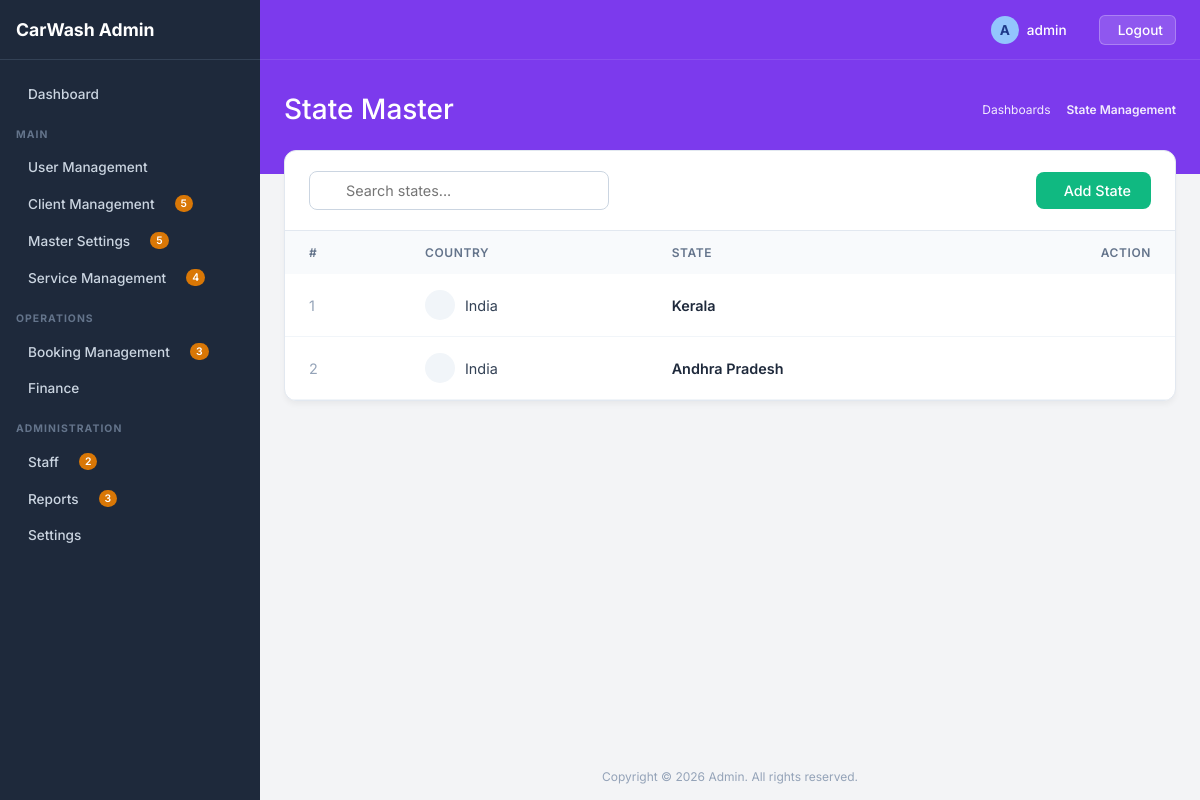
Screenshot of /state/ (signed in) with the database file from the repository.
### core/models.py (models this page shows, shortened)
class BaseModel(models.Model):
    id = models.UUIDField(primary_key=True, default=uuid.uuid4, editable=False)
    auto_id = models.PositiveIntegerField(db_index=True, unique=True)
    creator = models.ForeignKey(
        "auth.User", blank=True, null=True,related_name="creator_%(class)s_objects", on_delete=models.CASCADE)
    updater = models.ForeignKey("auth.User", blank=True, null=True,
                                related_name="updater_%(class)s_objects", on_delete=models.CASCADE)
    date_added = models.DateTimeField(db_index=True, auto_now_add=True)
    date_updated = models.DateTimeField(auto_now_add=True)
    is_deleted = models.BooleanField(default=False)
    class Meta:
        abstract = True

class State(BaseModel):
    country = models.ForeignKey(Country, on_delete=models.CASCADE)
    name = models.CharField(max_length=100)

class Country(BaseModel):
    name = models.CharField(max_length=100)

### core/views.py (the view)
# urls.py: path('state/', views.state_list, name='state_list'),
@login_required
def state_list(request):
    search = request.GET.get('search', '')
    queryset = State.objects.filter(is_deleted=False)
    if search:
        queryset = queryset.filter(name__icontains=search)
    paginator = Paginator(queryset, 10)
    page_obj = paginator.get_page(request.GET.get('page'))
    return render(request, 'state/list.html', {
        'page_obj': page_obj,
        'search': search
    })

### core/templates/state/list.html (shortened to what this page needs)
{% extends 'base.html' %}
{% block page_title %}State Master{% endblock %}
{% block breadcrumb_active %}State Management{% endblock %}
{% block content %}
<div class="list-container">
    <div class="list-header">
        <form method="GET" class="search-wrapper">
            <input type="text" name="search" value="{{search}}" placeholder="Search states..." class="search-input">
        </form>
        <a href="{% url 'state_create' %}" class="btn-create">
             Add State
        </a>
    </div>
    <div style="overflow-x: auto;">
        <table class="premium-table">
            <thead>
                <tr>
                    <th>#</th>
                    <th>Country</th>
                    <th>State</th>
                    <th style="text-align: right;">Action</th>
                </tr>
            </thead>
            <tbody>
                {% for obj in page_obj %}
                <tr>
                    <td style="color:#94a3b8;">{{ forloop.counter }}</td>
                    <td>
                        <div style="display:flex; align-items:center; gap:10px;">
                            <div style="width:30px;height:30px;border-radius:50%;background:#f1f5f9;display:flex;align-items:center;justify-content:center;">
                            </div>
                            {{ obj.country.name }}
                        </div>
                    </td>
                    <td style="font-weight:600; color:#1e293b;">
                        {{ obj.name }}
                    </td>
                    <td style="text-align:right;">
                        <div style="display:flex; gap:8px; justify-content:flex-end;">
                            <a href="{% url 'state_edit' obj.pk %}" class="action-btn edit">
                            </a>
                            <a href="{% url 'state_delete' obj.pk %}" onclick="return confirm('Delete this state?')" class="action-btn delete">
                            </a>
                        </div>
                    </td>
                </tr>
                {% endfor %}
            </tbody>
        </table>
    </div>
</div>
{% endblock %}

### core/templates/base.html (shortened to what this page needs)
<!DOCTYPE html>
<html lang="en">
<head>
</head>
<body>
    <aside class="sidebar">
        <div class="sidebar-header">
            <span>CarWash Admin</span>
        </div>
        <div class="sidebar-content">
            <a href="#" class="nav-item">
                <div class="nav-item-left">
                    Dashboard
                </div>
            </a>
            <div class="nav-section-title">MAIN</div>
            <div class="nav-item dropdown-toggle">
                <div class="nav-item-left">
                     User Management
                </div>
            </div>
            <div class="nav-item dropdown-toggle">
                <div class="nav-item-left">
                    Client Management
                    <span class="nav-badge">5</span>
                </div>
            </div>
            <div class="nav-item dropdown-toggle">
                <div class="nav-item-left">
                    Master Settings
                    <span class="nav-badge">5</span>
                </div>
            </div>
            <div class="nav-item dropdown-toggle">
                <div class="nav-item-left">
                    Service Management
                    <span class="nav-badge">4</span>
                </div>
            </div>
            <div class="nav-section-title">OPERATIONS</div>
            <div class="nav-item dropdown-toggle">
                <div class="nav-item-left">
                    Booking Management
                    <span class="nav-badge">3</span>
                </div>
            </div>
            <div class="nav-item dropdown-toggle">
                <div class="nav-item-left">
                    Finance
                </div>
            </div>
            <div class="nav-section-title">ADMINISTRATION</div>
            <div class="nav-item dropdown-toggle">
                <div class="nav-item-left">
                    Staff
                    <span class="nav-badge">2</span>
                </div>
            </div>
            <div class="nav-item dropdown-toggle">
                <div class="nav-item-left">
                    Reports
                    <span class="nav-badge">3</span>
                </div>
            </div>
            <div class="nav-item dropdown-toggle">
                <div class="nav-item-left">
                    Settings
                </div>
            </div>
        </div>
    </aside>
    <div class="main-wrapper">
        <div class="top-banner">
            <div class="top-navbar">
                <div class="navbar-right">
                    <div class="flex-center" style="gap: 8px;">
                        <span style="display:inline-block; width:28px; height:28px; border-radius:50%; background:#93c5fd; color:#1e3a8a; text-align:center; line-height:28px; font-weight:bold;">{{ request.user.username|make_list|first|upper|default:"A" }}</span>
                        <span>{{ request.user.username|default:"admin" }}</span>
                    </div>
                    {% if request.user.is_authenticated %}
                    <form method="post" action="{% url 'logout' %}" style="margin-left: 12px; display: inline;">
                        <button type="submit" style="background: rgba(255,255,255,0.15); border: 1px solid rgba(255,255,255,0.25); color: white; padding: 6px 12px; border-radius: 6px; cursor: pointer; display: flex; align-items: center; gap: 6px; font-size: 0.85rem; font-weight: 500; transition: all 0.2s;">
                             Logout
                        </button>
                    </form>
                    {% endif %}
                </div>
            </div>
            <div class="banner-header">
                <div class="banner-title">{% block page_title %}Dashboard{% endblock %}</div>
                <div class="banner-breadcrumbs">
                    <a href="#">Dashboards</a>
                    <span style="font-weight: 600;">{% block breadcrumb_active %}Admin Dashboard{% endblock %}</span>
                </div>
            </div>
        </div>
        <div class="content-area">
            {% block content %}{% endblock %}
        </div>
        <div style="margin-top:auto; padding: 16px; text-align: center; color: #94a3b8; font-size: 0.75rem;">
            Copyright © 2026 Admin. All rights reserved.
        </div>
    </div>
</body>
</html>

### core/templates/base.html (style rules this page uses)
:root { --bg-sidebar: #1e293b; --bg-body: #f3f4f6; --bg-banner: #7c3aed; --text-sidebar: #cbd5e1; --text-sidebar-hover: #ffffff; --sidebar-border: #334155; --badge-bg: #d97706; --badge-text: #ffffff; --sidebar-width: 260px; }
* { margin: 0; padding: 0; box-sizing: border-box; font-family: 'Inter', sans-serif; }
body { background-color: var(--bg-body); color: #1e293b; display: flex; min-height: 100vh; overflow-x: hidden; }
.sidebar { width: var(--sidebar-width); background-color: var(--bg-sidebar); display: flex; flex-direction: column; position: fixed; height: 100vh; overflow-y: auto; z-index: 100; }
.sidebar-header { padding: 16px; font-size: 1.1rem; font-weight: 700; display: flex; align-items: center; gap: 12px; color: white; border-bottom: 1px solid var(--sidebar-border); height: 60px; }
.sidebar-content { padding: 16px 0; }
.nav-section-title { color: #64748b; font-size: 0.65rem; text-transform: uppercase; letter-spacing: 0.1em; font-weight: 700; margin: 16px 16px 8px 16px; }
.nav-item { display: flex; align-items: center; justify-content: space-between; padding: 10px 16px; color: var(--text-sidebar); text-decoration: none; font-size: 0.85rem; font-weight: 500; cursor: pointer; transition: color 0.2s, background-color 0.2s; }
.nav-item-left { display: flex; align-items: center; gap: 12px; }
.nav-badge { background-color: var(--badge-bg); color: var(--badge-text); font-size: 0.65rem; font-weight: 600; padding: 2px 6px; border-radius: 12px; margin-left: 8px; }
.main-wrapper { flex: 1; margin-left: var(--sidebar-width); display: flex; flex-direction: column; min-height: 100vh; }
.top-banner { background-color: var(--bg-banner); color: white; display: flex; flex-direction: column; }
.top-navbar { height: 60px; display: flex; align-items: center; justify-content: space-between; padding: 0 24px; border-bottom: 1px solid rgba(255, 255, 255, 0.1); }
.navbar-right { display: flex; align-items: center; gap: 20px; }
.navbar-right span { font-size: 0.85rem; font-weight: 500; }
.banner-header { padding: 32px 24px 48px 24px; display: flex; justify-content: space-between; align-items: center; }
.banner-title { font-size: 1.75rem; font-weight: 500; }
.banner-breadcrumbs { font-size: 0.75rem; display: flex; align-items: center; gap: 8px; opacity: 0.9; }
.banner-breadcrumbs a { color: white; text-decoration: none; }
.content-area { padding: 0 24px 24px 24px; margin-top: -24px; flex: 1; }
.flex-center { display: flex; align-items: center; }
.list-container { background: white; border-radius: 12px; border: 1px solid #e2e8f0; box-shadow: 0 4px 6px -1px rgba(0, 0, 0, 0.05); overflow: hidden; }
.list-header { padding: 20px 24px; border-bottom: 1px solid #e2e8f0; display: flex; justify-content: space-between; align-items: center; }
.search-input { padding: 10px 16px; padding-left: 36px; border: 1px solid #cbd5e1; border-radius: 8px; font-size: 0.9rem; outline: none; width: 300px; transition: all 0.2s; font-family: 'Inter', sans-serif; }
.search-wrapper { position: relative; display: flex; align-items: center; }
.btn-create { background: #10b981; color: white; padding: 10px 20px; border-radius: 8px; text-decoration: none; font-size: 0.9rem; font-weight: 500; display: flex; align-items: center; gap: 8px; transition: background 0.2s; border: none; cursor: pointer; }
.premium-table { width: 100%; border-collapse: collapse; text-align: left; }
.premium-table th { background-color: #f8fafc; color: #64748b; font-size: 0.75rem; text-transform: uppercase; letter-spacing: 0.05em; padding: 14px 24px; font-weight: 600; }
.premium-table td { padding: 16px 24px; font-size: 0.9rem; color: #334155; border-bottom: 1px solid #f1f5f9; vertical-align: middle; }
.action-btn { padding: 6px; border-radius: 6px; color: #64748b; transition: all 0.2s; text-decoration: none; display: inline-flex; align-items: center; justify-content: center; }

### rows the page displays
State: country.name "India", name "Kerala"
State: country.name "India", name "Andhra Pradesh"

### other values shown
{{ request.user.username|make_list|first|upper|default:"A" }} "A"
{{ request.user.username|default:"admin" }} "admin"
